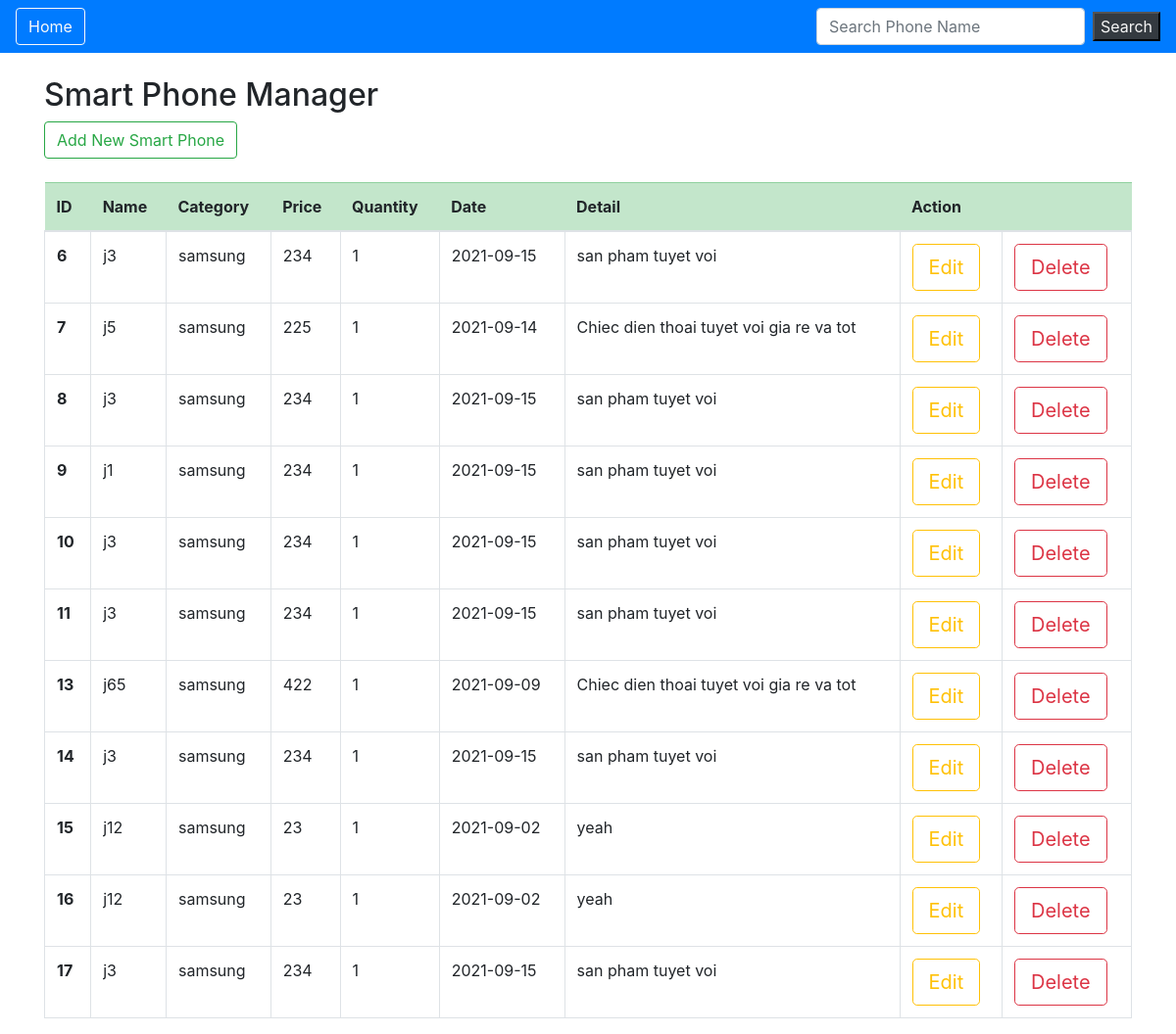
The page / on the database its author committed.
### tables this page shows
CREATE TABLE `products` (
  `id` int NOT NULL,
  `name` varchar(20) NOT NULL,
  `category` varchar(20) NOT NULL,
  `price` int NOT NULL,
  `quantity` int NOT NULL,
  `date_create` date NOT NULL,
  `detail` varchar(1000) NOT NULL
);

### app/Controller/ProductController.php (called while the page is built, shortened)
<?php
class ProductController
{
    protected $productModel;
    public function __construct()
    {
        $this->productModel = new ProductModel();
    }
    public function showAllProduct()
    {
        $products = $this->productModel->getAll();
        include_once 'app/View/list.php';
    }
}

### app/Model/ProductModel.php (called while the page is built, shortened)
<?php
class ProductModel
{
    private $dbConnect;
    public function __construct()
    {
        $this->dbConnect = new DBConnect();
    }
    public function getAll()
    {
        try {
            $sql = "SELECT * FROM `products`";
            $stmt = $this->dbConnect->connect()->query($sql);
            $stmt->execute();
            return $this->convertAllToObj($stmt->fetchAll());
        } catch (\PDOException $exception) {
            die($exception->getMessage());
        }
    }
    public function convertToObject($data)
    {
        $product = new Product($data['name'], $data['category'], $data['price'], $data['quantity'], $data['date_create'], $data['detail']);
        $product->setId($data['id']);
        return $product;
    }
    public function convertAllToObj($data)
    {
        $objs = [];
        foreach ($data as $item) {
            $objs[] = $this->convertToObject($item);
        }
        return $objs;
    }
}

### app/Model/DBConnect.php (called while the page is built, shortened)
<?php
class DBConnect
{
    private $dsn;
    private $username;
    private $password;
    public function __construct()
    {
        $this->dsn = "mysql:host=localhost;dbname=examination;charset=utf8";
        $this->username = "leminhchien";
        $this->password = "password";
    }
    public function connect()
    {
        try {
            return new PDO($this->dsn, $this->username, $this->password);
        }catch (PDOException $exception){
            die($exception->getMessage());
        }
    }
}

### app/Model/Product.php (called while the page is built, shortened)
<?php
class Product
{
    private $id;
    private $name;
    private $category;
    private $price;
    private $quantity;
    private $date_create;
    private $detail;
    public function __construct($name, $category, $price, $quantity, $date_create, $detail)
    {
        $this->name = $name;
        $this->category = $category;
        $this->price = $price;
        $this->quantity = $quantity;
        $this->date_create = $date_create;
        $this->detail = $detail;
    }
    public function getId()
    {
        return $this->id;
    }
    public function setId($id)
    {
        $this->id = $id;
    }
    public function getName()
    {
        return $this->name;
    }
    public function getCategory()
    {
        return $this->category;
    }
    public function getPrice()
    {
        return $this->price;
    }
    public function getQuantity()
    {
        return $this->quantity;
    }
    public function getDateCreate()
    {
        return $this->date_create;
    }
    public function getDetail()
    {
        return $this->detail;
    }
}

### app/View/list.php (the view, shortened to what this page needs)
<!DOCTYPE html>
<html lang="en">
<head>
    <link rel="stylesheet" href="https://maxcdn.bootstrapcdn.com/bootstrap/4.5.2/css/bootstrap.min.css">
    <link rel="stylesheet" href="https://cdnjs.cloudflare.com/ajax/libs/font-awesome/4.7.0/css/font-awesome.min.css">
</head>
<body>
<nav class="navbar navbar-dark bg-primary vbg-danger navbar-dark">
    <a class="btn btn-outline-light btn-md" href="index.php">Home</a>
    <form class="form-inline"  method="post">
        <input class="form-control mr-sm-2" type="text" name="search" placeholder="Search Phone Name">
        <button  class="bg-dark" type="submit" name="find" style="color: whitesmoke ">Search</button>
    </form>
</nav>
<br>
<div class="container">
    <h2>Smart Phone Manager</h2>
    <a class="btn btn-outline-success" href="index.php?page=create-product">Add New Smart Phone</a>
<br>
<br>
    <table class="table">
        <thead class="">
        <tr class="table-success">
            <th scope="col">ID</th>
            <th scope="col">Name</th>
            <th scope="col">Category</th>
            <th scope="col">Price</th>
            <th scope="col">Quantity</th>
            <th scope="col">Date</th>
            <th scope="col">Detail</th>
            <th scope="col" colspan="2">Action</th>
        </tr>
        </thead>
        <tbody>
        <?php if (isset($products)) {
            foreach ($products as $product) :?>
                <tr class="table-bordered">
                    <th scope="row"><?php echo $product->getId() ?></th>
                    <td><?php echo $product->getName() ?></td>
                    <td><?php echo $product->getCategory() ?></td>
                    <td><?php echo $product->getPrice() ?></td>
                    <td><?php echo $product->getQuantity() ?></td>
                    <td><?php echo $product->getDateCreate() ?></td>
                    <td><?php echo $product->getDetail() ?></td>
                    <td><a href="index.php?page=update-product&id=<?php echo $product->getId()?>" class="btn btn-outline-warning btn-lg">Edit</a></td>
                    <td><a  href="index.php?page=delete-product&id=<?php echo $product->getId()?>" class="btn btn-outline-danger btn-lg" onclick="return confirm('DO you want to delete this item?')">Delete</a></td>
                </tr>
            <?php endforeach;
        } ?>
        </tbody>
    </table>
</div>
</body>
</html>

### index.php (shortened to what this page needs)
<?php
$controller = new Controller\ProductController();
$page = isset($_REQUEST['page']) ? $_REQUEST['page'] : null;
try {
    switch ($page){
        default:
            $controller->showAllProduct();
    }
} catch (Exception $exception) {
    echo $exception->getMessage();
}

### rows shown on the page
products: id "6", name "j3", category "samsung", price "234", quantity "1", date_create "2021-09-15", detail "san pham tuyet voi"
products: id "7", name "j5", category "samsung", price "225", quantity "1", date_create "2021-09-14", detail "Chiec dien thoai tuyet voi gia re va tot"
products: id "8", name "j3", category "samsung", price "234", quantity "1", date_create "2021-09-15", detail "san pham tuyet voi"
products: id "9", name "j1", category "samsung", price "234", quantity "1", date_create "2021-09-15", detail "san pham tuyet voi"
products: id "10", name "j3", category "samsung", price "234", quantity "1", date_create "2021-09-15", detail "san pham tuyet voi"
products: id "11", name "j3", category "samsung", price "234", quantity "1", date_create "2021-09-15", detail "san pham tuyet voi"
products: id "13", name "j65", category "samsung", price "422", quantity "1", date_create "2021-09-09", detail "Chiec dien thoai tuyet voi gia re va tot"
products: id "14", name "j3", category "samsung", price "234", quantity "1", date_create "2021-09-15", detail "san pham tuyet voi"
products: id "15", name "j12", category "samsung", price "23", quantity "1", date_create "2021-09-02", detail "yeah"
products: id "16", name "j12", category "samsung", price "23", quantity "1", date_create "2021-09-02", detail "yeah"
products: id "17", name "j3", category "samsung", price "234", quantity "1", date_create "2021-09-15", detail "san pham tuyet voi"
